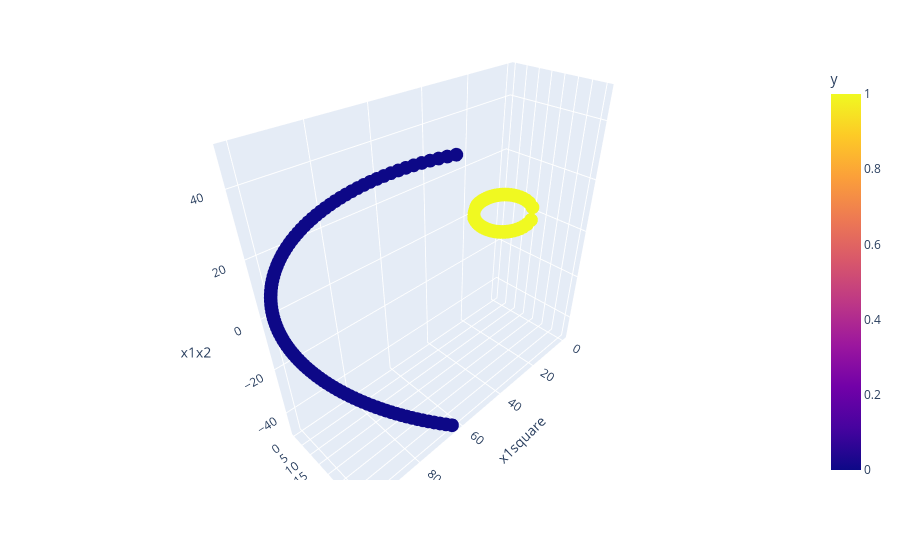

Notebook code cell kept with this figure:
### Code cell
fig=px.scatter_3d(df,x="x1square",y="x2square",z="x1x2",color="y")
fig.show()

### Figure 1 — Plotly figure (JSON) as saved in the notebook; plotly's stock layout.template omitted (floating-point values rounded to 4 significant figures; data arrays with more than 128 entries replaced by an {"elided": "..."} marker saying what was removed)
{"data": [{"hovertemplate": "x1square=%{x}<br>x2square=%{y}<br>x1x2=%{z}<br>y=%{marker.color}<extra></extra>", "legendgroup": "", "marker": {"color": {"elided": "332 int values"}, "coloraxis": "coloraxis", "symbol": "circle"}, "mode": "markers", "name": "", "scene": "scene", "showlegend": false, "type": "scatter3d", "x": {"elided": "332 float values"}, "y": {"elided": "332 float values"}, "z": {"elided": "332 float values"}}], "layout": {"coloraxis": {"colorbar": {"title": {"text": "y"}}, "colorscale": [[0, "#0d0887"], [0.1111, "#46039f"], [0.2222, "#7201a8"], [0.3333, "#9c179e"], [0.4444, "#bd3786"], [0.5556, "#d8576b"], [0.6667, "#ed7953"], [0.7778, "#fb9f3a"], [0.8889, "#fdca26"], [1, "#f0f921"]]}, "legend": {"tracegroupgap": 0}, "margin": {"t": 60}, "scene": {"domain": {"x": [0, 1], "y": [0, 1]}, "xaxis": {"title": {"text": "x1square"}}, "yaxis": {"title": {"text": "x2square"}}, "zaxis": {"title": {"text": "x1x2"}}}}}
